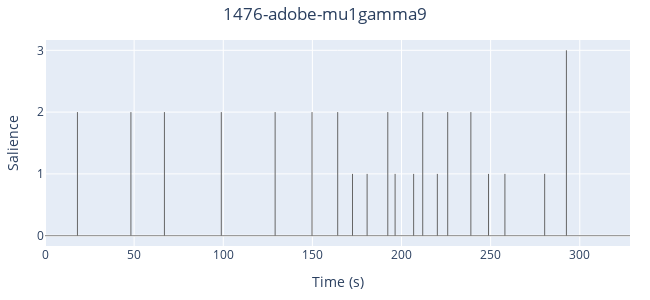
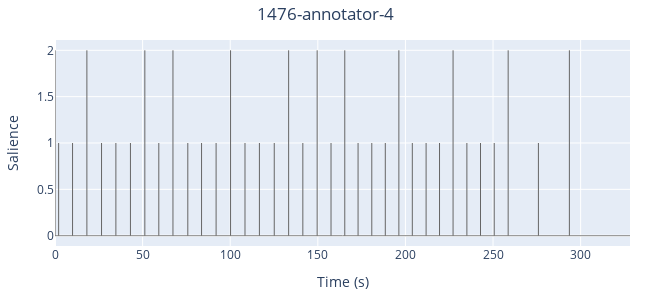

The cell these charts' notebook holds for them, in order:
### Code cell
ref = list(track.refs.values())[0]
est = track.ests['mu1gamma9'].align(ref)
est_bc = est.contour('prob').clean('kde', bw=1).level('mean_shift', bw=0.15)
ref_bc = ref.contour('depth').level()

est_bc.plot().show()
ref_bc.plot().show()

### Figure 1 — Plotly figure (JSON) as saved in the notebook; plotly's stock layout.template omitted (floating-point values rounded to 4 significant figures)
{"data": [{"hovertemplate": "<b>Boundary</b><br>Time: %{x:.3f}s<br>Salience: %{y:.3f}<extra></extra>", "line": {"color": "#666", "width": 1}, "mode": "lines", "type": "scatter", "x": [18.2, 18.2, null, 48.2, 48.2, null, 67, 67, null, 98.9, 98.9, null, 129.1, 129.1, null, 149.8, 149.8, null, 164.2, 164.2, null, 172.5, 172.5, null, 180.7, 180.7, null, 192.3, 192.3, null, 196.4, 196.4, null, 206.8, 206.8, null, 211.9, 211.9, null, 220.1, 220.1, null, 225.9, 225.9, null, 238.9, 238.9, null, 248.8, 248.8, null, 258, 258, null, 280.3, 280.3, null, 292.5, 292.5, null], "y": [0, 2, null, 0, 2, null, 0, 2, null, 0, 2, null, 0, 2, null, 0, 2, null, 0, 2, null, 0, 1, null, 0, 1, null, 0, 2, null, 0, 1, null, 0, 1, null, 0, 2, null, 0, 1, null, 0, 2, null, 0, 2, null, 0, 1, null, 0, 1, null, 0, 1, null, 0, 3, null]}], "layout": {"height": 300, "margin": {"b": 20, "l": 20, "r": 20, "t": 40}, "shapes": [{"line": {"color": "#666", "width": 1}, "opacity": 0.8, "type": "line", "x0": 0, "x1": 1, "xref": "x domain", "y0": 0, "y1": 0, "yref": "y"}], "showlegend": false, "title": {"text": "1476-adobe-mu1gamma9", "x": 0.5}, "width": 650, "xaxis": {"range": [0, 328.2], "title": {"text": "Time (s)"}}, "yaxis": {"title": {"text": "Salience"}}}}

### Figure 2 — Plotly figure (JSON) as saved in the notebook; plotly's stock layout.template omitted (floating-point values rounded to 4 significant figures)
{"data": [{"hovertemplate": "<b>Boundary</b><br>Time: %{x:.3f}s<br>Salience: %{y:.3f}<extra></extra>", "line": {"color": "#666", "width": 1}, "mode": "lines", "type": "scatter", "x": [0.04354, 0.04354, null, 2.072, 2.072, null, 10.02, 10.02, null, 18.19, 18.19, null, 26.56, 26.56, null, 34.75, 34.75, null, 43.06, 43.06, null, 51.28, 51.28, null, 59.25, 59.25, null, 67.32, 67.32, null, 75.8, 75.8, null, 83.65, 83.65, null, 91.94, 91.94, null, 100.2, 100.2, null, 108.4, 108.4, null, 116.7, 116.7, null, 125.1, 125.1, null, 133.4, 133.4, null, 141.5, 141.5, null, 149.6, 149.6, null, 157.5, 157.5, null, 165.4, 165.4, null, 173.0, 173.0, null, 180.8, 180.8, null, 188.5, 188.5, null, 196.3, 196.3, null, 203.9, 203.9, null, 211.8, 211.8, null, 219.5, 219.5, null, 227.2, 227.2, null, 235.1, 235.1, null, 242.8, 242.8, null, 250.7, 250.7, null, 258.6, 258.6, null, 275.9, 275.9, null, 293.6, 293.6, null], "y": [0, 2, null, 0, 1, null, 0, 1, null, 0, 2, null, 0, 1, null, 0, 1, null, 0, 1, null, 0, 2, null, 0, 1, null, 0, 2, null, 0, 1, null, 0, 1, null, 0, 1, null, 0, 2, null, 0, 1, null, 0, 1, null, 0, 1, null, 0, 2, null, 0, 1, null, 0, 2, null, 0, 1, null, 0, 2, null, 0, 1, null, 0, 1, null, 0, 1, null, 0, 2, null, 0, 1, null, 0, 1, null, 0, 1, null, 0, 2, null, 0, 1, null, 0, 1, null, 0, 1, null, 0, 2, null, 0, 1, null, 0, 2, null]}], "layout": {"height": 300, "margin": {"b": 20, "l": 20, "r": 20, "t": 40}, "shapes": [{"line": {"color": "#666", "width": 1}, "opacity": 0.8, "type": "line", "x0": 0, "x1": 1, "xref": "x domain", "y0": 0, "y1": 0, "yref": "y"}], "showlegend": false, "title": {"text": "1476-annotator-4", "x": 0.5}, "width": 650, "xaxis": {"range": [0, 328.2], "title": {"text": "Time (s)"}}, "yaxis": {"title": {"text": "Salience"}}}}
